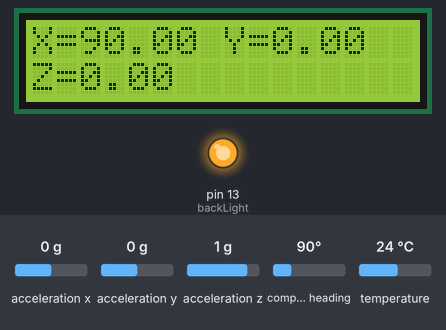
This sketch was run on a simulated Arduino Uno, built with avr-gcc and run on an emulated ATmega328P. Parts: 16×2 character LCD, output pins drawn as LEDs (lit = HIGH). The test bench sets the inputs (shaded band); at power-on: acceleration x 0 g, acceleration y 0 g, acceleration z 1 g, compass heading 90°, temperature 24 °C. What the sketch prints to the serial monitor is not drawn.

Above: at 2.2 s.
2.3 s: acceleration x set to -1.4 g
At 3.5 s:
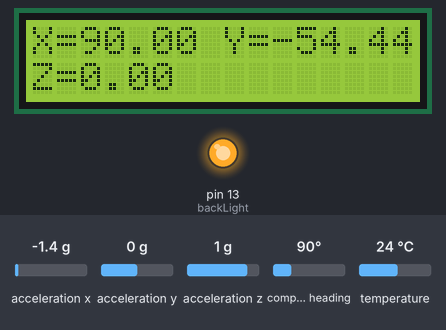
3.9 s: acceleration y set to -1.4 g
At 5.2 s:
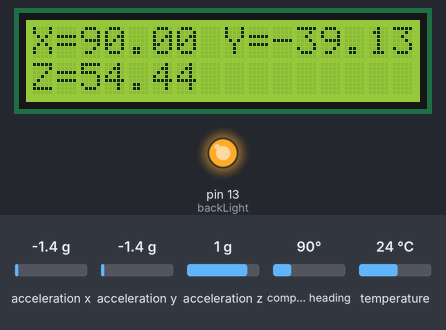
5.5 s: acceleration z set to -1.4 g
At 6.3 s:
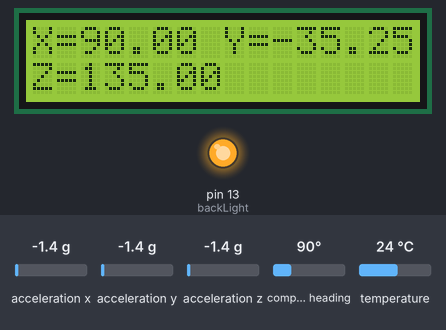
7.2 s: compass heading set to 7°
At 8.2 s:
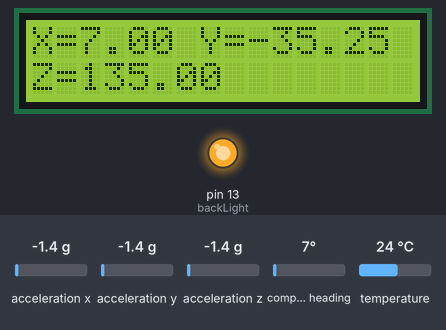
8.7 s: acceleration y set to 0 g
At 10.1 s:
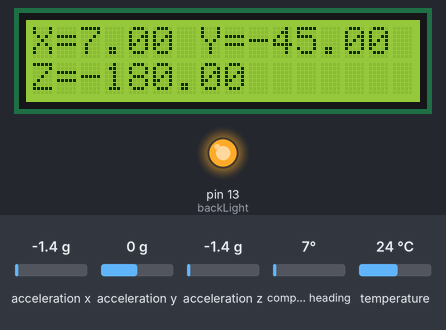
Timing chart, 0 to 11.7 s (numbered marks = the images above; inputs shaded):
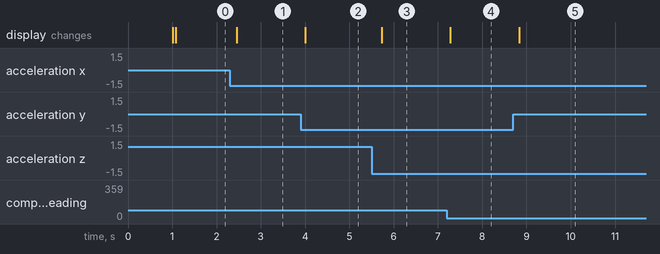

The sketch:

imu_lcd.ino
```cpp
#include <Wire.h>
#include <Adafruit_Sensor.h>
#include <Adafruit_BNO055.h>
#include <utility/imumaths.h>
#include <LiquidCrystal.h>

/* This driver reads raw data from the BNO055
   Connections
   ===========
   Connect SCL to analog 5
   Connect SDA to analog 4
   Connect VDD to 3.3V DC
   Connect GROUND to common ground
   History
   =======
   2015/MAR/03  - First release (KTOWN)
*/

// LCD Setup
// Connections:
// rs (LCD pin 4) to Arduino pin 12
// rw (LCD pin 5) to Arduino pin 11
// enable (LCD pin 6) to Arduino pin 10
// LCD pin 15 to Arduino pin 13
// LCD pins d4, d5, d6, d7 to Arduino pins 5, 4, 3, 2
LiquidCrystal lcd(12, 11, 10, 5, 4, 3, 2);
int backLight = 13;    // pin 13 will control the backlight


/* Set the delay between fresh samples */
#define BNO055_SAMPLERATE_DELAY_MS (100)

// Check I2C device address and correct line below (by default address is 0x29 or 0x28)
//                                   id, address
Adafruit_BNO055 bno = Adafruit_BNO055(-1, 0x28);

/**************************************************************************/
/*
    Arduino setup function (automatically called at startup)
*/
/**************************************************************************/
void setup(void)
{

  // LCD Setup
  pinMode(backLight, OUTPUT);
  digitalWrite(backLight, HIGH); // turn backlight on. Replace 'HIGH' with 'LOW' to turn it off.

  // Setup serial for logging
  Serial.begin(115200);
  Serial.println("Orientation Sensor Raw Data Test"); Serial.println("");

  /* Initialise the sensor */
  if(!bno.begin())
  {
    /* There was a problem detecting the BNO055 ... check your connections */
    Serial.print("Ooops, no BNO055 detected ... Check your wiring or I2C ADDR!");
    while(1);
  }

  delay(1000);

  /* Display the current temperature */
  int8_t temp = bno.getTemp();
  Serial.print("Current Temperature: ");
  Serial.print(temp);
  Serial.println(" C");
  Serial.println("");

  bno.setExtCrystalUse(true);

  Serial.println("Calibration status values: 0=uncalibrated, 3=fully calibrated");
}

/**************************************************************************/
/*
    Arduino loop function, called once 'setup' is complete (your own code
    should go here)
*/
/**************************************************************************/
void loop(void)
{
  // Possible vector values can be:
  // - VECTOR_ACCELEROMETER - m/s^2
  // - VECTOR_MAGNETOMETER  - uT
  // - VECTOR_GYROSCOPE     - rad/s
  // - VECTOR_EULER         - degrees
  // - VECTOR_LINEARACCEL   - m/s^2
  // - VECTOR_GRAVITY       - m/s^2
  imu::Vector<3> euler = bno.getVector(Adafruit_BNO055::VECTOR_EULER);

  /* Display the floating point data */
  Serial.print("X: ");
  Serial.print(euler.x());
  Serial.print(" Y: ");
  Serial.print(euler.y());
  Serial.print(" Z: ");
  Serial.print(euler.z());
  Serial.print("\t\t");

  /*
  // Quaternion data
  imu::Quaternion quat = bno.getQuat();
  Serial.print("qW: ");
  Serial.print(quat.w(), 4);
  Serial.print(" qX: ");
  Serial.print(quat.x(), 4);
  Serial.print(" qY: ");
  Serial.print(quat.y(), 4);
  Serial.print(" qZ: ");
  Serial.print(quat.z(), 4);
  Serial.print("\t\t");
  */

  /* Display calibration status for each sensor. */
  uint8_t system, gyro, accel, mag = 0;
  bno.getCalibration(&system, &gyro, &accel, &mag);
  Serial.print("CALIBRATION: Sys=");
  Serial.print(system, DEC);
  Serial.print(" Gyro=");
  Serial.print(gyro, DEC);
  Serial.print(" Accel=");
  Serial.print(accel, DEC);
  Serial.print(" Mag=");
  Serial.println(mag, DEC);


  // Write our data to the LCD
  lcd.begin(16,2);              // columns, rows.  use 16,2 for a 16x2 LCD, etc.
  lcd.clear();                  // start with a blank screen
  lcd.setCursor(0,0);           // set cursor to column 0, row 0 (the first row)
  lcd.print("X=");
  lcd.print(euler.x());
  lcd.print(" Y=");
  lcd.print(euler.y());
  lcd.setCursor(0,1);           // set cursor to column 0, row 1
  lcd.print("Z=");
  lcd.print(euler.z());

  delay(BNO055_SAMPLERATE_DELAY_MS);
}
```

Measured:
- after the input at 2.3 s, the display: changes after 0.15 s (image 1)
- after the input at 3.9 s, the display: changes after 0.10 s (image 2)
- after the input at 5.5 s, the display: changes after 0.23 s (image 3)
- after the input at 7.2 s, the display: changes after 0.08 s (image 4)
- after the input at 8.7 s, the display: changes after 0.14 s (image 5)
